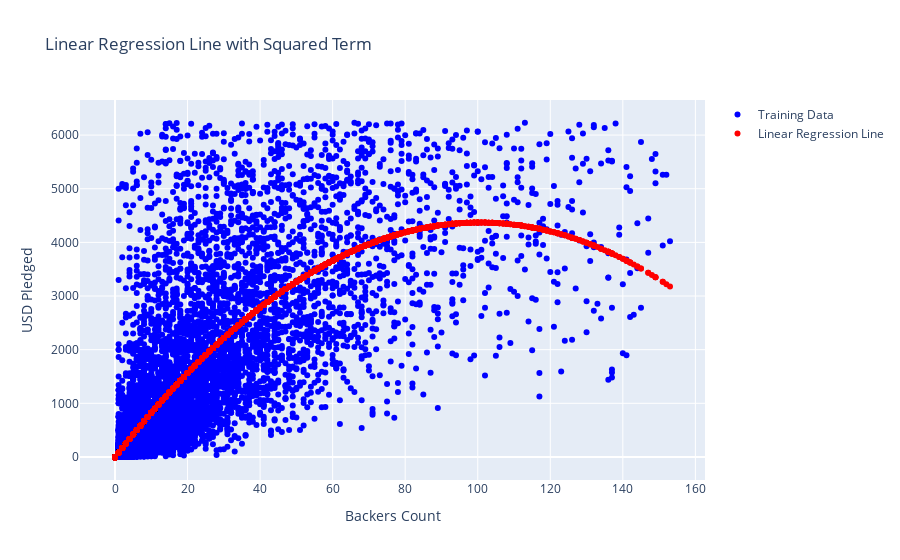

Write notebook code for a chart like this one.
### Code cell
# linear regression line with squared term plotted
fig = go.Figure()

fig.add_trace(
    go.Scatter(
        x=X_train["backers_count"],
        y=y_train,
        mode="markers",
        name="Training Data",
        marker=dict(color="blue"),
    )
)

fig.update_layout(
    title="Linear Regression Line with Squared Term",
    xaxis_title="Backers Count",
    yaxis_title="USD Pledged",
)

fig.add_trace(
    go.Scatter(
        x=X_train["backers_count"],
        y=lr.predict(X_train),
        mode="markers",
        name="Linear Regression Line",
        marker=dict(color="red"),
    )
)

fig.show()

### Figure 1 — Plotly figure (JSON) as saved in the notebook; plotly's stock layout.template omitted (floating-point values rounded to 4 significant figures; data arrays with more than 128 entries replaced by an {"elided": "..."} marker saying what was removed)
{"data": [{"marker": {"color": "blue"}, "mode": "markers", "name": "Training Data", "type": "scatter", "x": {"elided": "12376 int values"}, "y": {"elided": "12376 float values"}}, {"marker": {"color": "red"}, "mode": "markers", "name": "Linear Regression Line", "type": "scatter", "x": {"elided": "12376 int values"}, "y": {"elided": "12376 float values"}}], "layout": {"title": {"text": "Linear Regression Line with Squared Term"}, "xaxis": {"title": {"text": "Backers Count"}}, "yaxis": {"title": {"text": "USD Pledged"}}}}
